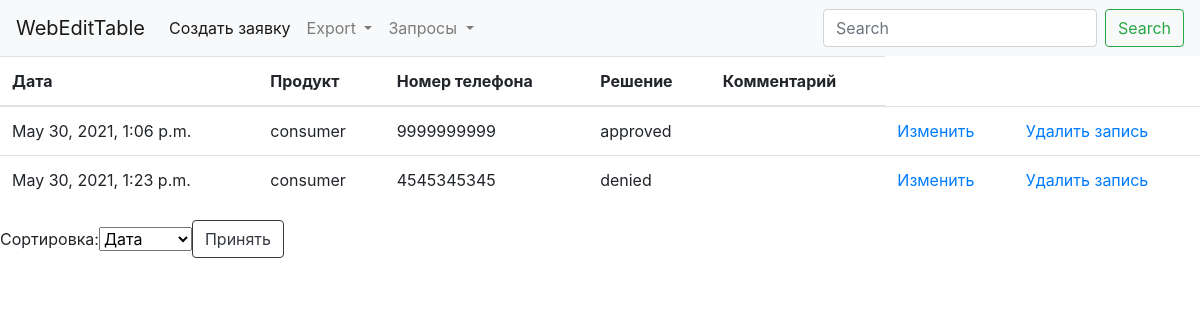
Before: / with the older database file.
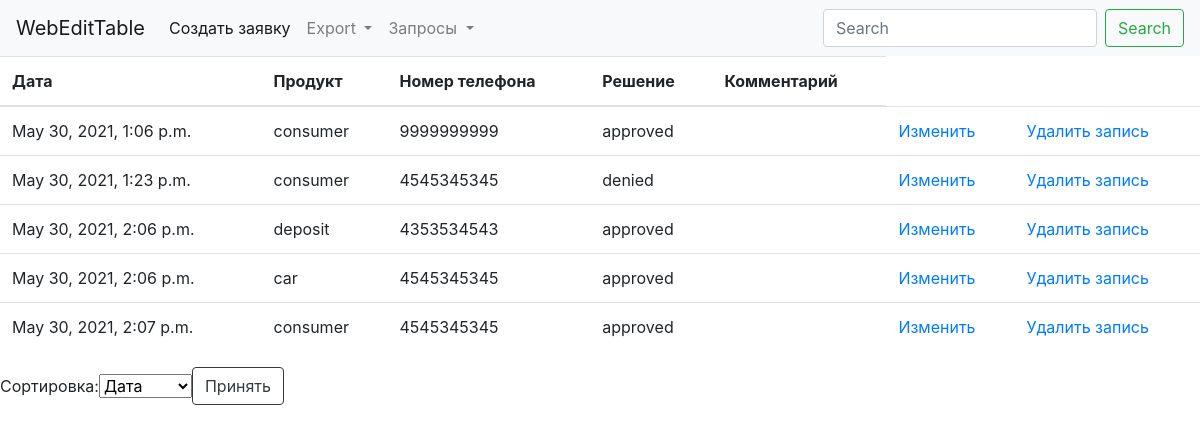
After: the same page with the newer database file.
### table/models.py (models this page shows, shortened)
class Data(ChangeloggableMixin, models.Model):
    PRODUCT_CHOICES = [
        ('', 'Выберите тип продукта'),
        ('car', 'Авто'),
        ('consumer', 'Потреб'),
        ('deposit', 'Залог'),
        ('mortgage', 'Ипотека'),
    ]
    SOLUTION_CHOICES = [
        ('', 'Решение по заявке'),
        ('approved', 'Одобрено'),
        ('denied', 'Отказано'),
        ('temp_denied', 'Временно отказано'),
    ]
    date = models.DateTimeField('Дата заявки', auto_now_add=True)
    product = models.CharField('Продукт', max_length=20, choices=PRODUCT_CHOICES)
    phone_number = models.CharField('Номер телефона', validators=[RegexValidator(
        regex='^[0-9]{10}$',
        message='Номер телефона должен быть в формате 9xxxxxxxxx'
    )],
                                    max_length=10,
                                    help_text='Номер телефона в формате 9xxxxxxxxx')
    solution = models.CharField('Решение', choices=SOLUTION_CHOICES, max_length=20, blank=True, null=True)
    comment = models.TextField('Комментарий', blank=True, null=True)
    author = models.ForeignKey(User, on_delete=models.CASCADE, verbose_name='Автор заявки')
    class Meta:
        verbose_name = 'Заявка'
        verbose_name_plural = 'Заявки'

### table/views.py (the view)
# urls.py: path('', DataListView.as_view(), name='index'),
class DataListView(ListView, FilterMixin):
    model = Data
    template_name = 'table.html'
    context_object_name = 'dates'
    def get_queryset(self):
        search_query = self.request.GET.get('search', '')
        order_by = self.request.GET.get('orderby', '')
        if search_query:
            qs = Data.objects.filter(Q(product__icontains=search_query) | Q(phone_number__icontains=search_query) | Q(
                solution__icontains=search_query) | Q(comment__icontains=search_query))
        elif order_by:
            qs = Data.objects.all().order_by((order_by))
        else:
            qs = Data.objects.all()
        return qs

### templates/table.html (shortened to what this page needs)
{% include 'base.html' %}
{% block content %}
    <table class="table">
        <thead>
        <tr>
            <th scope="col">Дата</th>
            <th scope="col">Продукт</th>
            <th scope="col">Номер телефона</th>
            <th scope="col">Решение</th>
            <th scope="col">Комментарий</th>
        </tr>
        </thead>
        <tbody>
        {% for data in dates %}
            <tr>
                <td>
                    {{ data.date }}
                </td>
                <td>
                    {{ data.product }}
                </td>
                <td>
                    {{ data.phone_number }}
                </td>
                <td>
                    {{ data.solution }}
                </td>
                <td>
                </td>
                <td>
                    <a href="{% url 'update' data.pk %}">Изменить</a>
                </td>
                <td>
                    <a href="{% url 'delete' data.pk %}">Удалить запись</a>
                </td>
            </tr>
        {% endfor %}
        </tbody>
    </table>
    <div>
        <form class="form-inline">
            <label>Сортировка:</label>
            <select class="form-select"  name="orderby">
                <option value="date">Дата</option>
            </select>
            <button type="submit" class="btn btn-outline-dark">Принять</button>
        </form>
    </div>
{% endblock %}

### templates/base.html (shortened to what this page needs)
<!DOCTYPE html>
<html lang="en">
<head>
    <link rel="stylesheet" href="https://maxcdn.bootstrapcdn.com/bootstrap/4.0.0/css/bootstrap.min.css"
>
</head>
{% block content %}
    <body>
    <nav class="navbar navbar-expand-lg navbar-light bg-light">
        <a class="navbar-brand" href="{% url 'index' %}">WebEditTable</a>
        <div class="collapse navbar-collapse" id="navbarSupportedContent">
            <ul class="navbar-nav mr-auto">
                <li class="nav-item active">
                    <a class="nav-link" href="{% url 'create' %}">Создать заявку <span class="sr-only">(current)</span></a>
                </li>
                <li class="nav-item dropdown">
                    <a class="nav-link dropdown-toggle" href="#" id="navbarDropdown" role="button"
                       data-toggle="dropdown" aria-haspopup="true" aria-expanded="false">
                        Export
                    </a>
                </li>
                <li class="nav-item dropdown">
                    <a class="nav-link dropdown-toggle" href="#" id="navbarDropdown" role="button"
                       data-toggle="dropdown" aria-haspopup="true" aria-expanded="false">
                        Запросы
                    </a>
                </li>
            </ul>
            <form class="form-inline my-2 my-lg-0" action="{% url 'index' %}">
                <input class="form-control mr-sm-2" type="search" placeholder="Search" aria-label="Search"
                       name="search">
                <button class="btn btn-outline-success my-2 my-sm-0" type="submit">Search</button>
            </form>
        </div>
    </nav>
    </body>
{% endblock %}
</html>

Changed rows visible on the page:
added Data: date "May 30, 2021, 2:06 p.m.", product "deposit", phone_number "4353534543", solution "approved"
added Data: date "May 30, 2021, 2:06 p.m.", product "car", phone_number "4545345345", solution "approved"
added Data: date "May 30, 2021, 2:07 p.m.", product "consumer", phone_number "4545345345", solution "approved"
